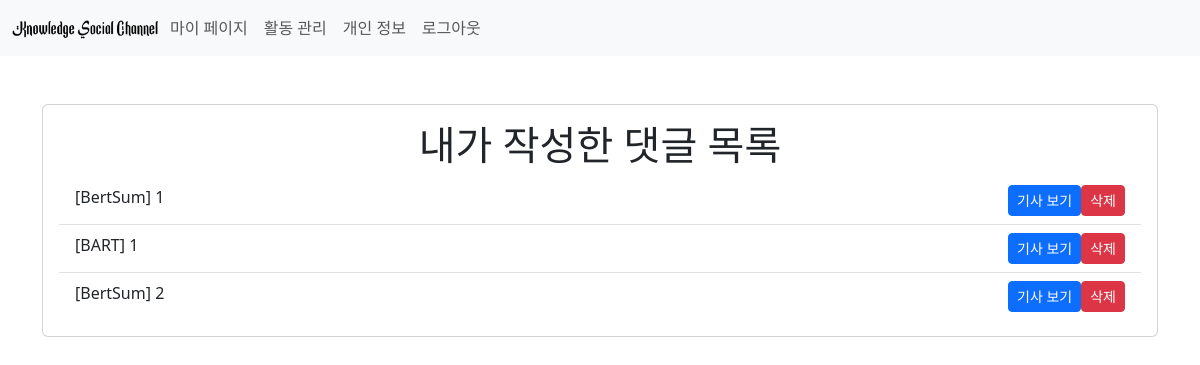
The page /news/1/comment_list/ (signed in) on the database its author committed.
### home/models.py (models this page shows, shortened)
class Comment(models.Model):
    user = models.ForeignKey(settings.AUTH_USER_MODEL, on_delete=models.CASCADE)
    article = models.ForeignKey(Article, on_delete=models.CASCADE)
    content = models.CharField(max_length=300)
    created_at = models.DateTimeField(auto_now_add=True)
    updated_at = models.DateTimeField(auto_now=True)

class Article(models.Model):
    title = models.CharField(max_length=255)
    content = models.TextField()
    abstract = models.TextField()
    category = models.ForeignKey(Category, on_delete=models.CASCADE)
    content_url = models.URLField()
    article_public_Date = models.CharField(max_length=255)

### news/views.py (the view)
# urls.py: path("<int:user_pk>/comment_list/", views.comment_list, name="comment_list"),
@login_required
def comment_list(request, user_pk):
    user_comments = Comment.objects.filter(user=request.user)
    return render(request, 'news/comment_list.html', {'user_comments': user_comments})

### news/templates/news/comment_list.html (shortened to what this page needs)
{% extends "base.html" %}
{% block content %}
<div class="container mt-5">
  <div class="row justify-content-center">
    <div class="col-md-12">
      <div class="card">
        <div class="card-body text-center">
          <h1>내가 작성한 댓글 목록</h1>
          <ul class="list-group list-group-flush">
            {% for comment in user_comments %}
              <li class="list-group-item">
                <span class="float-start">[{{ comment.article.title }}] {{ comment.content }}</span>
                <form method="post" action="{% url 'news:comment_delete' comment.id %}">
                  <button type="submit" class="btn btn-danger btn-sm float-end">삭제</button>
                  <a href="{% url 'news:news_detail' comment.article.id %}" class="btn btn-primary btn-sm float-end">기사 보기</a>
                </form>
              </li>
            {% empty %}
              <li class="list-group-item">작성한 댓글이 없습니다.</li>
            {% endfor %}
          </ul>
        </div>
      </div>
    </div>
  </div>
</div>
{% endblock %}

### rows shown on the page
Comment: article "BertSum", content "1"
Comment: article "BART", content "1"
Comment: article "BertSum", content "2"
